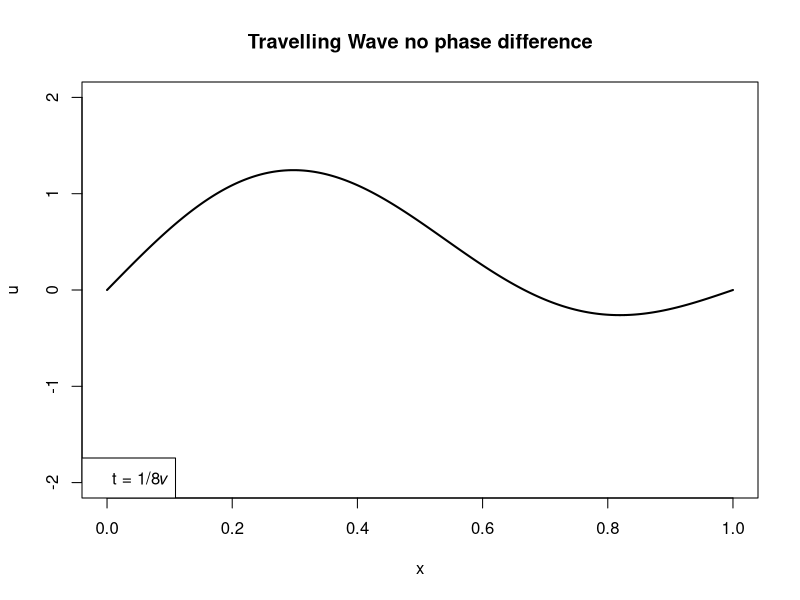

Source code (R):
# Assuming
L <- 1

# X-axis and Y-axis values
x_values <- seq(0, L, length.out = 1000)
u_values <- (sqrt(2) / 2) * (sin(pi * x_values / L) + sin(2 * pi * x_values / L))

# Final plot
plot(x_values, u_values, type = "l", lwd = 2, xlim = c(0, L), ylim = c(-2, 2), 
     xlab = "x", ylab = "u", main = "Travelling Wave no phase difference")

# Label
legend("bottomleft", legend = "t = 1/8𝜈")